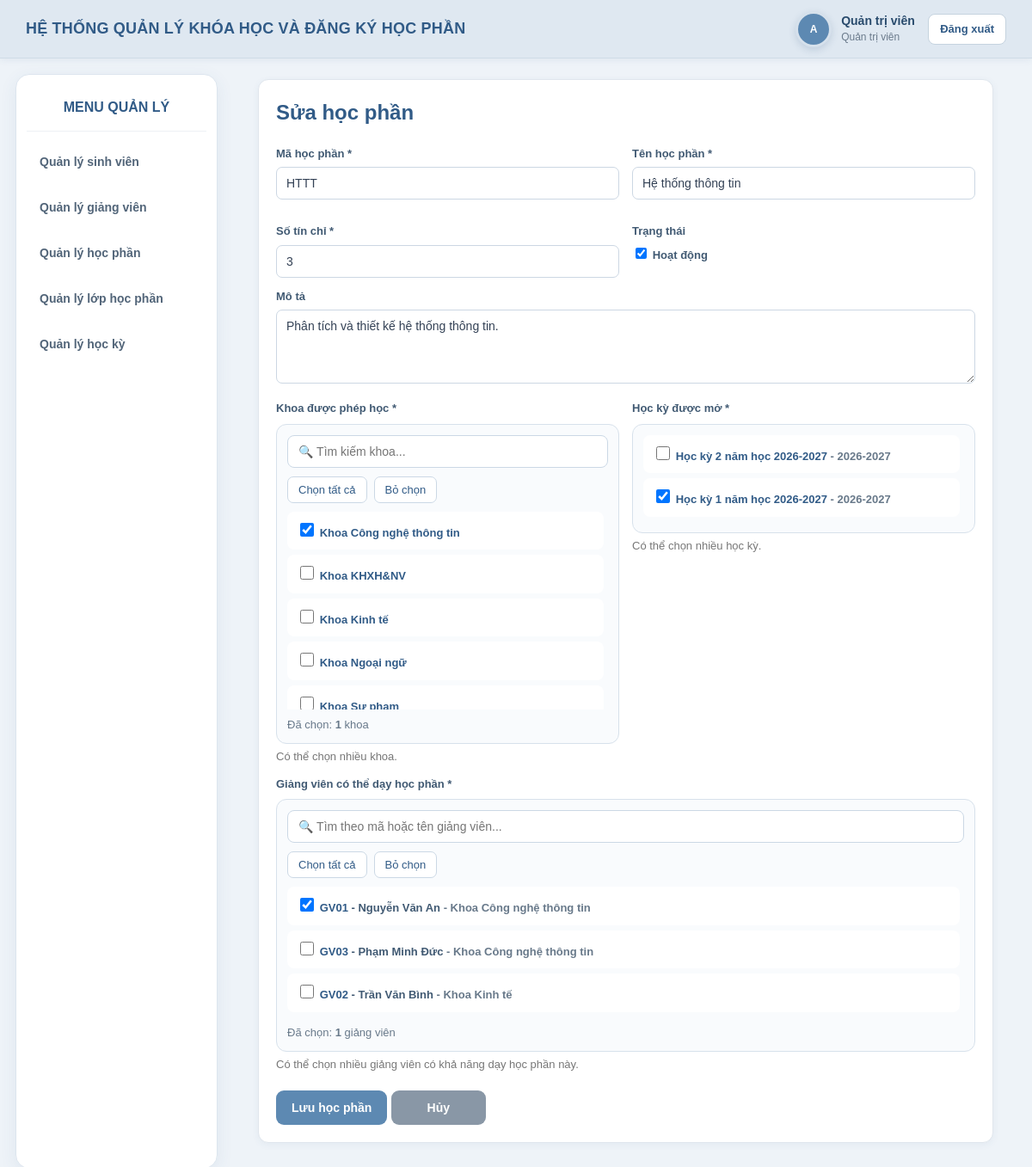
The app's page /BTL_web/public/index.php?r=admin/course/edit&id=2 (signed in) with its own data.
### tables this page shows
CREATE TABLE IF NOT EXISTS `courses` (
  `id` int NOT NULL AUTO_INCREMENT,
  `code` varchar(50) NOT NULL,
  `name` varchar(150) NOT NULL,
  `credits` tinyint UNSIGNED NOT NULL,
  `description` text,
  `status` tinyint(1) NOT NULL DEFAULT '1',
  PRIMARY KEY (`id`),
  UNIQUE KEY `code` (`code`)
);

CREATE TABLE IF NOT EXISTS `faculties` (
  `id` int NOT NULL AUTO_INCREMENT,
  `code` varchar(20) NOT NULL,
  `name` varchar(150) NOT NULL,
  PRIMARY KEY (`id`),
  UNIQUE KEY `code` (`code`),
  UNIQUE KEY `name` (`name`)
);

CREATE TABLE IF NOT EXISTS `semesters` (
  `id` int NOT NULL AUTO_INCREMENT,
  `name` varchar(100) NOT NULL,
  `academic_year` varchar(9) NOT NULL,
  `term` enum('1','2','3') NOT NULL,
  `study_start` date NOT NULL,
  `study_end` date NOT NULL,
  `registration_start` date NOT NULL,
  `registration_end` date NOT NULL,
  `registration_open` tinyint(1) NOT NULL DEFAULT '0',
  `status` tinyint(1) NOT NULL DEFAULT '1',
  PRIMARY KEY (`id`)
);

CREATE TABLE IF NOT EXISTS `lecturers` (
  `user_id` int NOT NULL,
  `lecturer_code` varchar(30) NOT NULL,
  `faculty_id` int NOT NULL,
  PRIMARY KEY (`user_id`),
  UNIQUE KEY `lecturer_code` (`lecturer_code`),
  KEY `faculty_id` (`faculty_id`)
);

CREATE TABLE IF NOT EXISTS `users` (
  `id` int NOT NULL AUTO_INCREMENT,
  `username` varchar(50) NOT NULL,
  `password_hash` varchar(255) NOT NULL,
  `full_name` varchar(100) NOT NULL,
  `role` enum('admin','teacher','student') NOT NULL,
  `status` tinyint(1) NOT NULL DEFAULT '1',
  `created_at` timestamp NULL DEFAULT CURRENT_TIMESTAMP,
  PRIMARY KEY (`id`),
  UNIQUE KEY `username` (`username`)
);

### BTL_web/src/View/admin/courses/form.php (the view, shortened to what the rows shown need)
<?php
$title = $create ? 'Tạo học phần' : 'Sửa học phần';
include dirname(__DIR__, 2) . '/layout/header.php';
?>
<div class="card">
    <h2><?= e($title) ?></h2>
    <form method="post">
        <div class="form-grid">
            <div class="field">
                <label>Mã học phần *</label>
                <input
                    class="input"
                    name="code"
                    maxlength="50"
                    value="<?= e($data['code']) ?>"
                >
            </div>
            <div class="field">
                <label>Tên học phần *</label>
                <input
                    class="input"
                    maxlength="150"
                    name="name"
                    value="<?= e($data['name']) ?>"
                >
            </div>
            <div class="field">
                <label>Số tín chỉ *</label>
                <input
                    class="input"
                    type="number"
                    min="1"
                    max="10"
                    name="credits"
                    value="<?= e($data['credits']) ?>"
                >
            </div>
            <div class="field">
                <label>
                    <input
                        type="checkbox"
                        name="status"
                        <?= $data['status'] ? 'checked' : '' ?>
                    >
                    Hoạt động
                </label>
            </div>
        </div>
        <div class="field">
            <label>Mô tả</label>
            <textarea
                name="description"
                maxlength="2000"
                rows="4"
            ><?= e($data['description']) ?></textarea>
        </div>
        <div class="form-grid">
            <div class="field">
                <div class="select-box">
                    <div
                        class="option-list"
                        id="faculty-list"
                    >
                        <?php foreach ($faculties as $f): ?>
                            <label
                                class="option-item faculty-item"
                                data-search="<?= e(
                                    strtolower(
                                        $f['name'] . ' ' . $f['id']
                                    )
                                ) ?>"
                            >
                                <input
                                    type="checkbox"
                                    name="faculty_ids[]"
                                    value="<?= $f['id'] ?>"
                                    <?= in_array(
                                        (int)$f['id'],
                                        $data['faculty_ids'],
                                        true
                                    ) ? 'checked' : '' ?>
                                >
                                <span class="option-text">
                                    <span class="option-code">
                                        <?= e($f['name']) ?>
                                    </span>
                                </span>
                            </label>
                        <?php endforeach; ?>
                    </div>
                </div>
            </div>
            <div class="field">
                <div class="select-box">
                    <div class="option-list">
                        <?php foreach ($semesters as $s): ?>
                            <label class="option-item">
                                <input
                                    type="checkbox"
                                    name="semester_ids[]"
                                    value="<?= $s['id'] ?>"
                                    <?= in_array(
                                        (int)$s['id'],
                                        $data['semester_ids'],
                                        true
                                    ) ? 'checked' : '' ?>
                                >
                                <span class="option-text">
                                    <span class="option-code">
                                        <?= e($s['name']) ?>
                                    </span>
                                    <?php if (!empty($s['academic_year'])): ?>
                                        <span class="option-sub">
                                            - <?= e($s['academic_year']) ?>
                                        </span>
                                    <?php endif; ?>
                                </span>
                            </label>
                        <?php endforeach; ?>
                    </div>
                </div>
            </div>
        </div>
        <div class="field">
            <div class="select-box">
                <div
                    class="option-list"
                    id="lecturer-list"
                >
                    <?php foreach ($lecturers as $l): ?>
                        <label
                            class="option-item lecturer-item"
                            data-search="<?= e(
                                strtolower(
                                    $l['lecturer_code']
                                    . ' '
                                    . $l['full_name']
                                    . ' '
                                    . $l['faculty_name']
                                )
                            ) ?>"
                        >
                            <input
                                type="checkbox"
                                name="lecturer_ids[]"
                                value="<?= $l['user_id'] ?>"
                                <?= in_array(
                                    (int)$l['user_id'],
                                    $data['lecturer_ids'],
                                    true
                                ) ? 'checked' : '' ?>
                            >
                            <span class="option-text">
                                <span class="option-code">
                                    <?= e($l['lecturer_code']) ?>
                                </span>
                                -
                                <?= e($l['full_name']) ?>
                                <span class="option-sub">
                                    - <?= e($l['faculty_name']) ?>
                                </span>
                            </span>
                        </label>
                    <?php endforeach; ?>
                </div>
            </div>
        </div>
    </form>
</div>
<?php
include dirname(__DIR__, 2) . '/layout/footer.php';
?>

### records on screen
courses: code "HTTT", name "Hệ thống thông tin", credits "3", status "☑", description "Phân tích và thiết kế hệ thống thông tin."
faculties: id "☑", name "Khoa Công nghệ thông tin"
faculties: name "Khoa KHXH&NV"
faculties: name "Khoa Kinh tế"
faculties: name "Khoa Ngoại ngữ"
faculties: name "Khoa Sư phạm"
semesters: name "Học kỳ 2 năm học 2026-2027", academic_year "2026-2027"
semesters: id "☑", name "Học kỳ 1 năm học 2026-2027", academic_year "2026-2027"
lecturers: user_id "☑", lecturer_code "GV01", user_id.full_name "Nguyễn Văn An", faculty.name "Khoa Công nghệ thông tin"
lecturers: lecturer_code "GV03", user_id.full_name "Phạm Minh Đức", faculty.name "Khoa Công nghệ thông tin"
lecturers: lecturer_code "GV02", user_id.full_name "Trần Văn Bình", faculty.name "Khoa Kinh tế"

### other values on screen
$avatarText "A"
$fullName "Quản trị viên"
$roleName "Quản trị viên"
$title "Sửa học phần"
